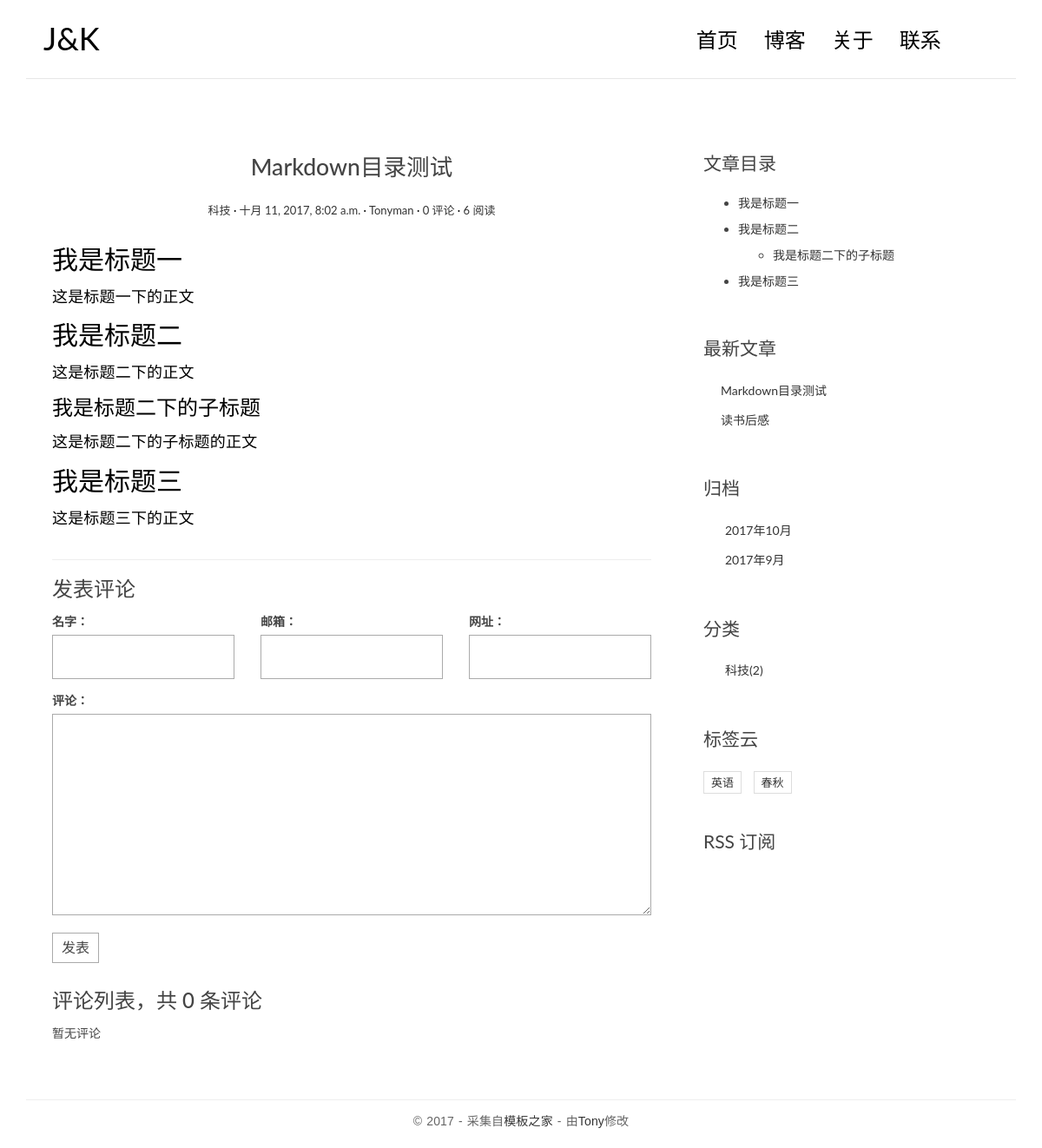
The app's page /post/4/ with its own data.
### blog/models.py (models this page shows, shortened)
class Post(models.Model):
    title = models.CharField(max_length = 70)
    body = models.TextField()
    created_time = models.DateTimeField()
    modified_time = models.DateTimeField()
    excerpt = models.CharField(max_length = 200, blank = True)
    category = models.ForeignKey(Category)
    tags = models.ManyToManyField(Tag, blank = True)
    author = models.ForeignKey(User)
    views = models.PositiveIntegerField(default = 0)
    def increase_views(self):
        self.views += 1
        self.save(update_fields = ['views'])
    def save(self, *args, **kwargs):
        if not self.excerpt:
            md = markdown.Markdown(extensions = [
                'markdown.extensions.extra',
                'markdown.extensions.codehilite',
            ])
            self.excerpt = strip_tags(md.convert(self.body))[:30]
        super(Post, self).save(*args, **kwargs)
    def get_absolute_url(self):
        return reverse('blog:detail', kwargs = {'pk': self.pk})
    class Meta:
        ordering = ['-created_time']

class Category(models.Model):
    name = models.CharField(max_length = 100)

class Tag(models.Model):
    name = models.CharField(max_length = 100)

### blog/views.py (the view)
# urls.py: url(r'^post/(?P<pk>[0-9]+)/$', views.PostDetailView.as_view(), name='detail'),
class PostDetailView(DetailView):
    model = Post
    template_name = 'blog/detail.html'
    context_object_name = 'post'
    def get(self, request, *args, **kwargs):
        response = super(PostDetailView, self).get(request, *args, **kwargs)
        self.object.increase_views()
        return response
    def get_object(self, queryset=None):
        post = super(PostDetailView, self).get_object(queryset=None)
        md = markdown.Markdown(extensions=[
            'markdown.extensions.extra',
            'markdown.extensions.codehilite',
            'markdown.extensions.toc',
        ])
        post.body = md.convert(post.body)
        post.toc = md.toc
        return post
    def get_context_data(self, **kwargs):
        context = super(PostDetailView, self).get_context_data(**kwargs)
        form = CommentForm()
        comment_list = self.object.comments_set.all()
        context.update({
            'form': form,
            'comment_list': comment_list
        })
        return context

### comments/forms.py
class CommentForm(forms.ModelForm):
    class Meta:
        model = Comments
        fields = ['name', 'email', 'url', 'text']

### blog/templatetags/blog_tags.py (called while the page is built)
@register.simple_tag
def get_recent_posts(num = 5):
    return Post.objects.all()[:num]

@register.simple_tag
def archives():
    return Post.objects.dates('created_time', 'month', order = 'DESC')

@register.simple_tag
def get_categories():
    return Category.objects.annotate(num_posts = Count('post')).filter(num_posts__gt = 0)

@register.simple_tag
def get_tags():
    return Tag.objects.annotate(num_posts = Count('post')).filter(num_posts__gt = 0)

### templates/blog/detail.html (shortened to what this page needs)
{% extends 'base.html' %}
            {% block main %}
                <article class="post post-{{post.pk}}">
                    <header class="entry-header">
                        <h1 class="entry-title">{{post.title}}</h1>
                        <div class="entry-meta">
                            <span class="post-category"><a href="#">{{post.category.name}}</a></span>
                            <span class="post-date"><a href="#"><time class="entry-date"
                                                                      datetime="{{post.created_time}}">{{post.created_time}}</time></a></span>
                            <span class="post-author"><a href="#">{{post.author}}</a></span>
                            <span class="comments-link"><a href="#">{{post.comments_set.count}} 评论</a></span>
                            <span class="views-count"><a href="#">{{post.views}} 阅读</a></span>
                        </div>
                    </header>
                    <div class="entry-content clearfix">
                        {{post.body|safe}}
                    </div>
                </article>
                <section class="comment-area" id="comment-area">
                    <hr>
                    <h3>发表评论</h3>
                    <form action="{% url 'comments:post_comment' post.pk %}" method="post" class="comment-form">
                        <div class="row">
                            <div class="col-md-4">
                                <label for="{{ form.name.id_for_label }}">名字：</label>
                                {{ form.name }}
                            </div>
                            <div class="col-md-4">
                                <label for="{{ form.email.id_for_label }}">邮箱：</label>
                                {{ form.email }}
                            </div>
                            <div class="col-md-4">
                                <label for="{{ form.url.id_for_label }}">网址：</label>
                                {{ form.url }}
                            </div>
                            <div class="col-md-12">
                                <label for="{{ form.text.id_for_label }}">评论：</label>
                                {{ form.text }}
                                <button type="submit" class="comment-btn">发表</button>
                            </div>
                        </div>
                    </form>
                    <div class="comment-list-panel">
                        <h3>评论列表，共 <span>{{post.comments_set.count}}</span> 条评论</h3>
                        <ul class="comment-list list-unstyled">
                            {% for comment in comment_list %}
                            <li class="comment-item">
                                <span class="nickname">{{ comment.name }}</span>
                                <time class="submit-date">{{comment.created_time}}</time>
                                <div class="text">
                                    {{comment.text}}
                                </div>
                            </li>
                            {% empty %}
                            暂无评论
                            {% endfor %}
                        </ul>
                    </div>
                </section>
            {% endblock main %}
                {% block toc %}
                <div class="widget widget-content">
                    <h3 class="widget-title">文章目录</h3>
                   {{ post.toc|safe }}
                </div>
                {% endblock toc %}

### templates/base.html (shortened to what this page needs)
{% load staticfiles %}
{% load blog_tags %}
<!DOCTYPE html>
<html>
<head>
    <link rel="stylesheet" href="http://code.ionicframework.com/ionicons/2.0.1/css/ionicons.min.css">
    <link rel="stylesheet" href="{% static 'blog/css/bootstrap.min.css' %}">
    <link rel="stylesheet" href="{% static 'blog/css/pace.css' %}">
    <link rel="stylesheet" href="{% static 'blog/css/custom.css' %}">
</head>
<body>
<div class="container">
    <header id="site-header">
        <div class="row">
            <div class="col-md-4 col-sm-5 col-xs-8">
                <div class="logo">
                    <h1><a href="{% url 'blog:index' %}"><b>J&K</b></a></h1>
                </div>
            </div>
            <div class="col-md-8 col-sm-7 col-xs-4">
                <nav class="main-nav" role="navigation">
                    <div class="collapse navbar-collapse" id="bs-example-navbar-collapse-1">
                        <ul class="nav navbar-nav navbar-right">
                            <li class="cl-effect-11"><a href="{% url 'blog:index' %}" data-hover="首页">首页</a></li>
                            <li class="cl-effect-11"><a href="full-width.html" data-hover="博客">博客</a></li>
                            <li class="cl-effect-11"><a href="about.html" data-hover="关于">关于</a></li>
                            <li class="cl-effect-11"><a href="contact.html" data-hover="联系">联系</a></li>
                        </ul>
                    </div>
                </nav>
            </div>
        </div>
    </header>
</div>
<div class="content-body">
    <div class="container">
        <div class="row">
            <main class="col-md-8">
                {% block main %}
                {% endblock main %}
            </main>
            <aside class="col-md-4">
                {% block toc %}
                {% endblock toc %}
                <div class="widget widget-recent-posts">
                    <h3 class="widget-title">最新文章</h3>
                    {% get_recent_posts as recent_post_list %}
                    <ul>
                        {% for post in recent_post_list %}
                        <li>
                            <a href = "{{post.get_absolute_url}}">{{post.title}}</a>
                        </li>
                        {% empty %}
                        暂无文章
                        {% endfor %}
                    </ul>
                </div>
                <div class="widget widget-archives">
                    <h3 class="widget-title">归档</h3>
                    {% archives as date_list %}
                    <ul>
                        {% for date in date_list %}
                        <li>
                            <a href = "{% url 'blog:archives' date.year date.month %}">{{date.year}}年{{date.month}}月</a>
                        </li>
                        {% empty %}
                        暂无归档
                        {% endfor %}
                    </ul>
                </div>
                <div class="widget widget-category">
                    <h3 class="widget-title">分类</h3>
                    {% get_categories as category_list %}
                    <ul>
                        {% for category in category_list %}
                        <li>
                            <a href = "{% url 'blog:category' category.pk %}">{{category.name}}<span class = "post-count">({{ category.num_posts }})</span></a>
                        </li>
                        {% empty %}
                        暂无分类
                        {% endfor %}
                    </ul>
                </div>
                <div class="widget widget-tag-cloud">
                    <h3 class="widget-title">标签云</h3>
                    {% get_tags as tag_list %}
                    <ul>
                        {% for tag in tag_list %}
                        <li>
                            <a href="{% url 'blog:tag' tag.pk %}">{{tag.name}}</a>
                        </li>
                        {% empty %}
                        暂无标签！
                        {% endfor %}
                    </ul>
                </div>
                <div class="rss">
                    <a href="{% url 'rss' %}"> RSS 订阅</a>
                </div>
            </aside>
        </div>
    </div>
</div>
<footer id="site-footer">
    <div class="container">
        <div class="row">
            <div class="col-md-12">
                <p class="copyright">&copy 2017 - 采集自<a href="http://www.cssmoban.com/"
                                                        target="_blank" title="模板之家">模板之家</a>
                    - 由<a href="http://zmrenwu.com/" title="网页模板" target="_blank">Tony</a>修改
                </p>
            </div>
        </div>
    </div>
</footer>
</body>
</html>

### blog/static/blog/css/custom.css (style rules this page uses)
* { outline: none; }
h1, h2, h3, h4, h5, h6 { margin-top: 0; }
b { font-weight: 400; }
a { color: #333; }
body { color: #444; font-family: 'Lato', sans-serif; }
p { font-family: 'Ubuntu', sans-serif; font-weight: 400; word-spacing: 1px; letter-spacing: 0.01em; }
#site-header { background-color: #FFF; padding: 25px 20px; margin-bottom: 40px; border-bottom: 1px solid #e7e7e7; }
.logo h1 a { color: #000; }
.logo h1 { margin: 0; font-family: 'Lato', sans-serif; font-weight: 300; }
.main-nav { margin-top: 11px; max-width: 95%; }
.main-nav a { color: #000000 !important; padding: 0 0 5px 0 !important; margin-right: 30px; font-family: 'Lato', sans-serif; font-weight: 300; font-size: 24px; }
.cl-effect-11 a { padding: 10px 0; color: #0972b4; text-shadow: none; }
.cl-effect-11 a::before { position: absolute; top: 0; left: 0; overflow: hidden; padding: 0 0 5px 0 !important; max-width: 0; border-bottom: 1px solid #000; color: #000; content: attr(data-hover); white-space: nowrap; -webkit-transition: max-width 0.5s; -moz-transition: max-width 0.5s; transition: max-width 0.5s; }
.content-body { padding-bottom: 4em; }
.post { background: #fff; padding: 30px 30px 0; }
.entry-title { text-align: center; font-size: 1.9em; margin-bottom: 20px; line-height: 1.6; padding: 10px 20px 0; }
.entry-meta { text-align: center; color: #DDDDDD; font-size: 13px; margin-bottom: 30px; }
.entry-content { font-size: 18px; line-height: 1.9; font-weight: 300; color: #000; }
.post-category::after, .post-date::after, .post-author::after, .comments-link::after { content: ' ·'; color: #000; }
.widget { background: #fff; padding: 30px 0 0; }
.widget-title { font-size: 1.5em; margin-bottom: 20px; line-height: 1.6; padding: 10px 0 0; font-weight: 400; }
.widget-recent-posts ul { padding: 0; margin: 0; padding-left: 20px; }
.widget-recent-posts ul li { list-style-type: none; position: relative; line-height: 170%; margin-bottom: 10px; }
.widget-recent-posts ul li::before { content: '\f3d3'; font-family: "Ionicons"; position: absolute; left: -17px; top: 3px; font-size: 16px; color: #000; }
.widget-archives ul { padding: 0; margin: 0; padding-left: 25px; }
.widget-archives ul li { list-style-type: none; position: relative; line-height: 170%; margin-bottom: 10px; }
.widget-archives ul li::before { content: '\f3f3'; font-family: "Ionicons"; position: absolute; left: -25px; top: 1px; font-size: 16px; color: #000; }
.widget-category ul { padding: 0; margin: 0; padding-left: 25px; }
.widget-category ul li { list-style-type: none; position: relative; line-height: 170%; margin-bottom: 10px; }
.widget-category ul li::before { content: '\f3fe'; font-family: "Ionicons"; position: absolute; left: -25px; top: 1px; font-size: 18px; color: #000; }
.widget-tag-cloud ul { padding: 0; margin: 0; margin-right: -10px; }
.widget-tag-cloud ul li { list-style-type: none; font-size: 13px; display: inline-block; margin-right: 10px; margin-bottom: 10px; padding: 3px 8px; border: 1px solid #ddd; }
.widget-content ul ul { margin-top: 10px; }
.widget-content ul li { margin-bottom: 10px; }
.rss { font-size: 21px; margin-top: 30px; }
.rss a { color: #444; }
#site-footer { padding-top: 10px; padding: 0 0 1.5em 0; }
.copyright { text-align: center; padding-top: 1em; margin: 0; border-top: 1px solid #eee; color: #666; }
.contact-form input, .comment-form input { border: 1px solid #aaa; margin-bottom: 15px; width: 100%; padding: 15px 15px; font-size: 16px; line-height: 100%; transition: 0.4s border-color linear; }
.contact-form textarea, .comment-form textarea { border: 1px solid #aaa; margin-bottom: 15px; width: 100%; padding: 15px 15px; font-size: 16px; line-height: 20px !important; min-height: 183px; transition: 0.4s border-color linear; }
.comment-area { padding: 0 30px 0; }
.comment-form { margin-top: 15px; }
.comment-form .comment-btn { background-color: #fff; border: 1px solid #aaa; font-size: 16px; padding: 5px 10px; }
.comment-list-panel { margin-top: 30px; }
.comment-list { margin-top: 15px; }

### records on screen
Post: title "Markdown目录测试", category.name "科技", created_time "十月 11, 2017, 8:02 a.m.", author "Tonyman", comments_set.count "0", views "6", body "我是标题一 这是标题一下的正文 我是标题二 这是标题二下的正文 我是标题二下的子标题 这是标题二下的子标题的正文 我是标题三 这是标题三下的正文", toc "我是标题一 我是标题二 我是标题二下的子标题 我是标题三"
Post: title "读书后感"
Category: name "科技", num_posts "2"
Tag: name "英语"
Tag: name "春秋"

### other values on screen
{{ date.year }} "2017" "2017"
{{ date.month }} "10" "9"
